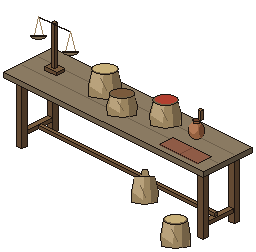
#> input picture art/source/ba-dan-market-g/blockouts/south-grain-table.png, 256 x 252 px
$ python tone.py ../blockouts/south-grain-table.png ../blockouts/trough-hay.png
#> lines starting #> are read from the running program, lines starting #| are printed output that depends on the picture
"""Tone pass: bring a generated object's contour weight, warmth and value toward Kaya's G sheet.

Measured on the PixelLab sources (2026-10-27): Kaya's silhouette outline is two px thick on 52-64% of its
length, the objects' on 26-37%; her outline colour is a warm (30, 19, 13), theirs a cooler (25, 20, 15)
to (37, 29, 22); her body sits darker (median value 0.33) than the objects (0.39-0.53). The pass, all
deterministic and using no colour the object does not already imply:

1. contour: every silhouette-edge contour pixel is pulled to Kaya's outline hue at its own darkness;
2. weight: where the outline is one px, the pixel inside it is darkened to `INNER` of its own colour, so the
   edge reads two px soft, as Kaya's does (about 60% of the edge after the pass, measured below);
3. value and warmth: non-contour pixels are scaled by `VALUE` and warmed (red up, blue down) by `WARM`.

Two outline modes (`OUTLINE`, or `--outline` on the command line):
  soft2   (default) the two-px soft edge above, applied on the source before the G1 reduction;
  crisp1  for a party redrawn with a crisp 1 px outline on the native G1 grid (art/source/party-g1/): the source gets
          only the value and warmth step, and `crisp_outline` then draws one px of #1b1410 on every silhouette edge
          of the G1 image, after the reduction, so the line lands on the G1 grid.

    python3 -I tools/tone.py in.png out.png [--outline soft2|none]
"""
import sys
from PIL import Image

KAYA_LINE = (30, 19, 13)
INNER = 0.62
VALUE = 0.9
WARM = 0.05


def dark(q):
    return q[3] >= 128 and max(q[:3]) < 75


OUTLINE = "soft2"
CRISP_LINE = (27, 20, 16)   # #1b1410


def crisp_outline(g1):
    """One px of #1b1410 on every silhouette-edge pixel of a G1 image (alpha unchanged)."""
    g1 = g1.convert("RGBA")
    p = g1.load()
    W, H = g1.size
    out = g1.copy()
    o = out.load()
    for y in range(H):
        for x in range(W):
            if p[x, y][3] < 128:
                continue
            if any(not (0 <= x + dx < W and 0 <= y + dy < H) or p[x + dx, y + dy][3] < 128
                   for dx, dy in ((1, 0), (-1, 0), (0, 1), (0, -1))):
                o[x, y] = CRISP_LINE + (p[x, y][3],)
    return out


def tone(im, outline=None):
    """outline: 'soft2' (contour hue + two-px soft edge) or 'none' (value and warmth only, for crisp1)."""
    outline = outline or ("none" if OUTLINE == "crisp1" else OUTLINE)
#> outline = 'soft2'
    im = im.convert("RGBA")
#> im is the input picture: PIL image 256x252 RGBA; mean R, G, B, A 31.6, 26.3, 20.1, 71.3
    p = im.load()
    W, H = im.size
#> W = 256; H = 252
    out = im.copy()
    o = out.load()
    trans = lambda x, y: not (0 <= x < W and 0 <= y < H) or p[x, y][3] < 128
    inner_set = set()
    for y in range(H):
        for x in range(W):
            q = p[x, y]
            if q[3] < 128:
                continue
            sides = [(dx, dy) for dx, dy in ((1, 0), (-1, 0), (0, 1), (0, -1)) if trans(x + dx, y + dy)]
            if sides and dark(q) and outline == "soft2":
                lum = max(q[:3]) / max(KAYA_LINE)
                o[x, y] = tuple(min(255, round(c * min(lum, 1.6))) for c in KAYA_LINE) + (q[3],)
                for dx, dy in sides:
                    ix, iy = x - dx, y - dy
                    if 0 <= ix < W and 0 <= iy < H and p[ix, iy][3] >= 128 and not dark(p[ix, iy]) \
                            and not any(trans(ix + a, iy + b) for a, b in ((1, 0), (-1, 0), (0, 1), (0, -1))):
                        inner_set.add((ix, iy))
#> after the loop, inner_set = 1162 items
    for y in range(H):
        for x in range(W):
            q = p[x, y]
            if q[3] < 128 or dark(q) or o[x, y] != q:
                continue
            r, g, b = q[:3]
            k = INNER if (x, y) in inner_set else VALUE
            r, g, b = r * k * (1 + WARM), g * k, b * k * (1 - 2 * WARM)
            o[x, y] = (min(255, round(r)), min(255, round(g)), min(255, round(b)), q[3])
    return out


if __name__ == "__main__":
    mode = sys.argv[sys.argv.index("--outline") + 1] if "--outline" in sys.argv else None
    tone(Image.open(sys.argv[1]), mode).save(sys.argv[2])
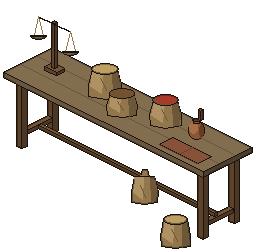
#> saved as trough-hay.png: PIL image 256x252 RGBA; mean R, G, B, A 29.4, 23.3, 16.1, 71.3; transparent parts drawn white
